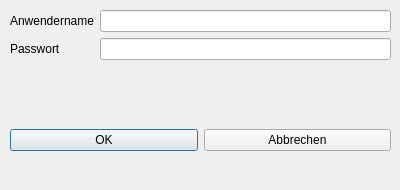
<?xml version="1.0" encoding="UTF-8"?>
<ui version="4.0">
 <class>DialogLogin</class>
 <widget class="QDialog" name="DialogLogin">
  <property name="geometry">
   <rect>
    <x>0</x>
    <y>0</y>
    <width>400</width>
    <height>190</height>
   </rect>
  </property>
  <property name="windowTitle">
   <string>Login</string>
  </property>
  <widget class="QWidget" name="formLayoutWidget">
   <property name="geometry">
    <rect>
     <x>10</x>
     <y>10</y>
     <width>381</width>
     <height>81</height>
    </rect>
   </property>
   <layout class="QFormLayout" name="formLayout">
    <item row="0" column="0">
     <widget class="QLabel" name="loginLabelLogin">
      <property name="text">
       <string>Anwendername</string>
      </property>
     </widget>
    </item>
    <item row="0" column="1">
     <widget class="QLineEdit" name="loginInputLogin"/>
    </item>
    <item row="1" column="0">
     <widget class="QLabel" name="loginLabelPassword">
      <property name="text">
       <string>Passwort</string>
      </property>
     </widget>
    </item>
    <item row="1" column="1">
     <widget class="QLineEdit" name="loginInputPassword">
      <property name="inputMethodHints">
       <set>Qt::ImhNone</set>
      </property>
      <property name="echoMode">
       <enum>QLineEdit::Password</enum>
      </property>
     </widget>
    </item>
   </layout>
  </widget>
  <widget class="QWidget" name="horizontalLayoutWidget">
   <property name="geometry">
    <rect>
     <x>10</x>
     <y>100</y>
     <width>381</width>
     <height>80</height>
    </rect>
   </property>
   <layout class="QHBoxLayout" name="horizontalLayout">
    <item>
     <widget class="QPushButton" name="loginButtonOK">
      <property name="text">
       <string>OK</string>
      </property>
     </widget>
    </item>
    <item>
     <widget class="QPushButton" name="loginButtonCancel">
      <property name="text">
       <string>Abbrechen</string>
      </property>
     </widget>
    </item>
   </layout>
  </widget>
 </widget>
 <resources/>
 <connections/>
</ui>
